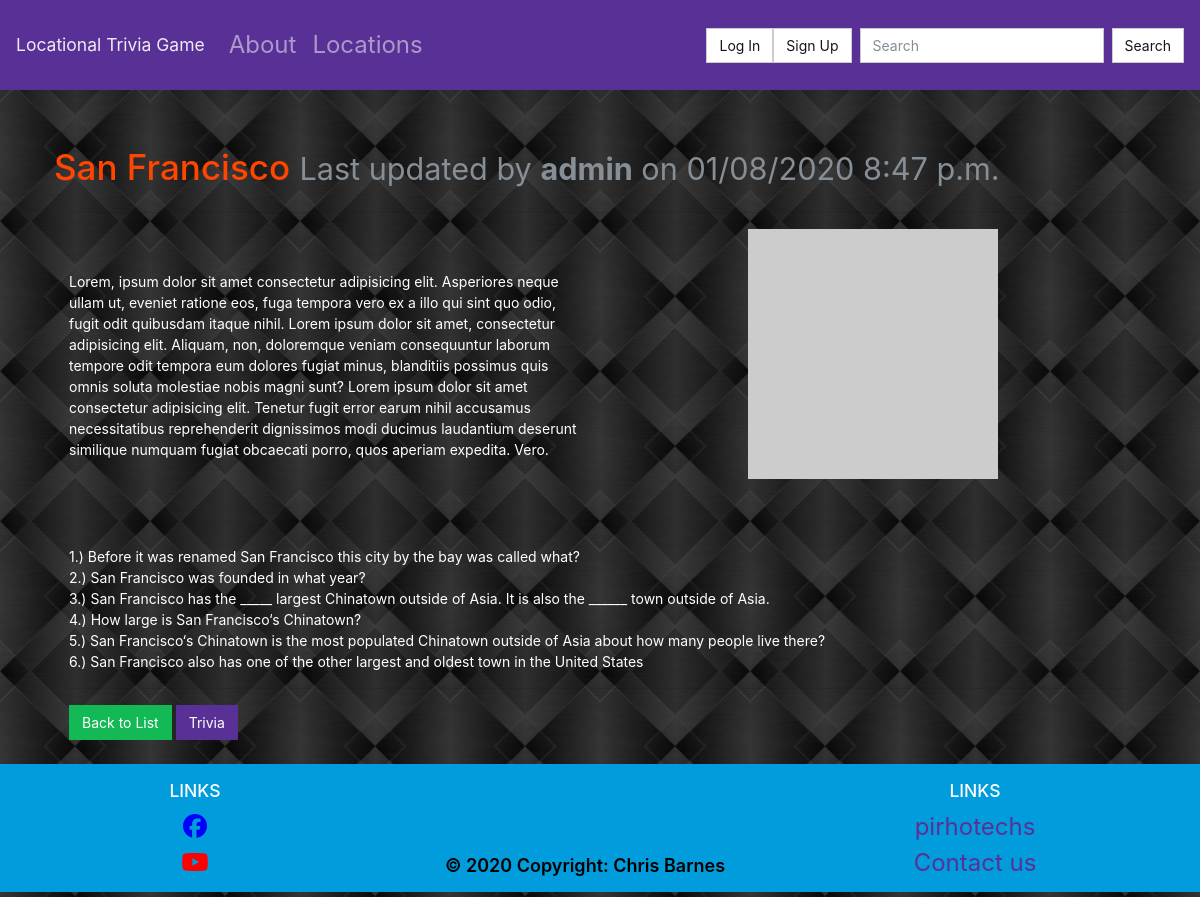
The app's page /locations/san-francisco/ with its own data.
### locations/models.py (models this page shows, shortened)
class Page(models.Model):
    objects = models.Manager()
    slug = models.CharField(max_length=settings.PAGE_TITLE_MAX_LENGTH, blank=True, editable=False, help_text="Unique URL path to access this page. Generated by the system.")
    created = models.DateTimeField(auto_now_add=True, help_text="The date and time this page was created. Automatically generated when the model saves.")
    modified = models.DateTimeField(auto_now=True, help_text="The date and time this page was updated. Automatically generated when the model updates.")
    title = models.CharField(max_length=settings.PAGE_TITLE_MAX_LENGTH, unique=True, default="Title of your page.")
    author = models.ForeignKey(User, on_delete=models.PROTECT, help_text="The user that posted this article.")
    content = models.TextField(default="Write the content of your page here.")

### locations/views.py (the view)
# urls.py: path('<str:slug>/', PageDetailView.as_view(), name='details-page'),
class PageDetailView(DetailView):
    model = Page
    template_name = 'locations/page.html'

### locations/templates/locations/page.html (shortened to what this page needs)
{% extends "base.html" %}
{% block content %}
  <div class="row">
    <div class="col m-4">
        <div class="row">
            <h1>
                {{ page.title }}
                <small class="text-muted">Last updated by <b>{{ page.author.username }}</b> on {{ page.modified|date:"SHORT_DATETIME_FORMAT" }} </small>
            </h1>
        </div>
        <hr>
        <div class="row mt-3">
            <div class="col" style="margin-top: 3em; margin-bottom: 5em;">
                <p>
                    Lorem, ipsum dolor sit amet consectetur adipisicing elit. Asperiores neque ullam ut, eveniet ratione eos,
                    fuga tempora vero ex a illo qui sint quo odio, fugit odit quibusdam itaque nihil. Lorem ipsum dolor sit
                    amet, consectetur adipisicing elit. Aliquam, non, doloremque veniam consequuntur laborum tempore odit
                    tempora eum dolores fugiat minus, blanditiis possimus quis omnis soluta molestiae nobis magni sunt? Lorem
                    ipsum dolor sit amet consectetur adipisicing elit. Tenetur fugit error earum nihil accusamus necessitatibus
                    reprehenderit dignissimos modi ducimus laudantium deserunt similique numquam fugiat obcaecati porro, quos
                    aperiam expedita. Vero.
                </p>
            </div>
            <div class="col text-center">
                <a href="https://placeholder.com"><img src="https://via.placeholder.com/250x250?text=Image+of+this+place"></a>
            </div>
        </div>
        <p>{{ page.content|linebreaksbr }}</p>
        <hr>
        <a href="{% url 'list-page' %}" class="btn btn-success">Back to List</a>
        <a href="{% url 'trivia' slug=page.slug %}" class="btn btn-primary">Trivia</a>
    </div>
  </div>
{% endblock %}

### static/style.css (style rules this page uses)
body { background: lightgrey url("images/background.jpg") center; }
h1 { color: orangered; }
h2, h3, h4, p { color: white; }

### records on screen
Page: title "San Francisco", author.username "admin", modified "01/08/2020 8:47 p.m.", content "1.) Before it was renamed San Francisco this city by the bay was called what? 2.) San Francisco was founded in what year? 3.) San Francisco has the _____ largest Chinatown outside of Asia. It is also the ______ town outside of Asia. 4.) How large is San Francisco‘s Chinatown? 5.) San Francisco‘s Chinatown is the most populated Chinatown outside of Asia about how many people live there? 6.) San Francisco also has one of the other largest and oldest town in the United States"
